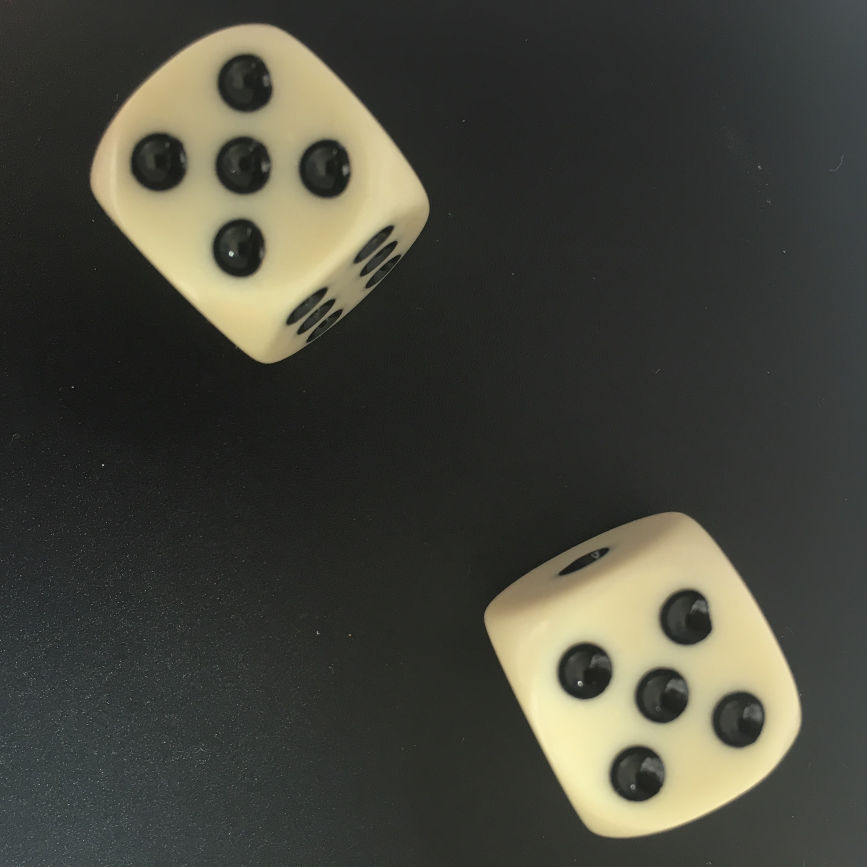
#> input picture cv/imgs/dice1.jpg, 2600 x 2600 px (shown at 1/3 size)
$ python crop.py ../../../cv/imgs/dice1.jpg out
#> lines starting #> are read from the running program, lines starting #| are printed output that depends on the picture
#!/usr/bin/env python3

import numpy as np
import cv2
import argparse
import glob
from os.path import splitext, basename

debug = False
debug_dir = '.'


def get_output_path(out_dir, file_ext):
  imgs = glob.glob('{}/*.{}'.format(out_dir, file_ext))

  if len(imgs) == 0:
    next_num = 0
  else:
    nums = [int(splitext(basename(i))[0]) for i in imgs]
    next_num = 1 + max(nums)

  return '{}/{}.{}'.format(out_dir, str(next_num).zfill(5), file_ext)


def write_img(img, path):
  cv2.imwrite(path, img)


def write_segment_img(img, out_dir, file_ext):
  path = get_output_path(out_dir, file_ext)
  write_img(img, path)


def process(in_path, out_dir, file_ext, threshold=127, resize=False):
#> called with in_path = '../../../cv/imgs/dice1.jpg', out_dir = 'out', file_ext = 'jpg', threshold = 127
  img = cv2.imread(in_path)
#> img is the input picture: shape (2600, 2600, 3); mean B, G, R 59.9, 68.8, 68.8
  if img is None:
    print("couldn't read image: {}".format(in_path))
    return

  dim = 500
  y_start = 112
  y_end = y_start + dim
  x_starts = [0, 534, 1125]
  crop_dims = [[slice(y_start, y_end), slice(x, x + dim)] for x in x_starts]

  for dim in crop_dims:
    crop = img[dim[0], dim[1]]
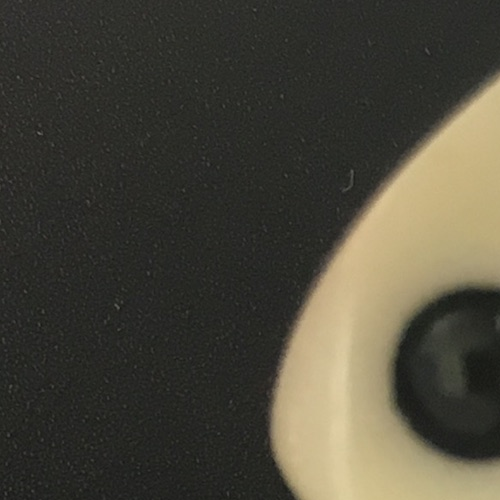
#> crop: shape (500, 500, 3); mean B, G, R 58.1, 70.3, 73.4
    if resize:
      crop = cv2.resize(crop, (50, 50))
    write_segment_img(crop, out_dir, file_ext)


def main():
  parser = argparse.ArgumentParser()
  parser.add_argument('in_path', help='path to input image', type=str)
  parser.add_argument('out_dir', help='directory to output results', type=str)
  parser.add_argument('--resize', help='whether to resize image or not', type=bool)
  parser.add_argument('--ext', help='output file extension', type=str,
                      default='jpg')
  parser.add_argument('--threshold', help='threshold 0-255', type=int,
                      default=127)
  parser.add_argument('--debug', help='if True then output debug images',
                      type=bool, default=False)
  parser.add_argument('--debug_dir', help='output dir for debug images',
                      type=str, default='.')
  args = parser.parse_args()

  global debug, debug_dir
  debug = args.debug
  debug_dir = args.debug_dir

  process(args.in_path, args.out_dir, args.ext, args.threshold, args.resize)


if __name__ == '__main__':
  main()
